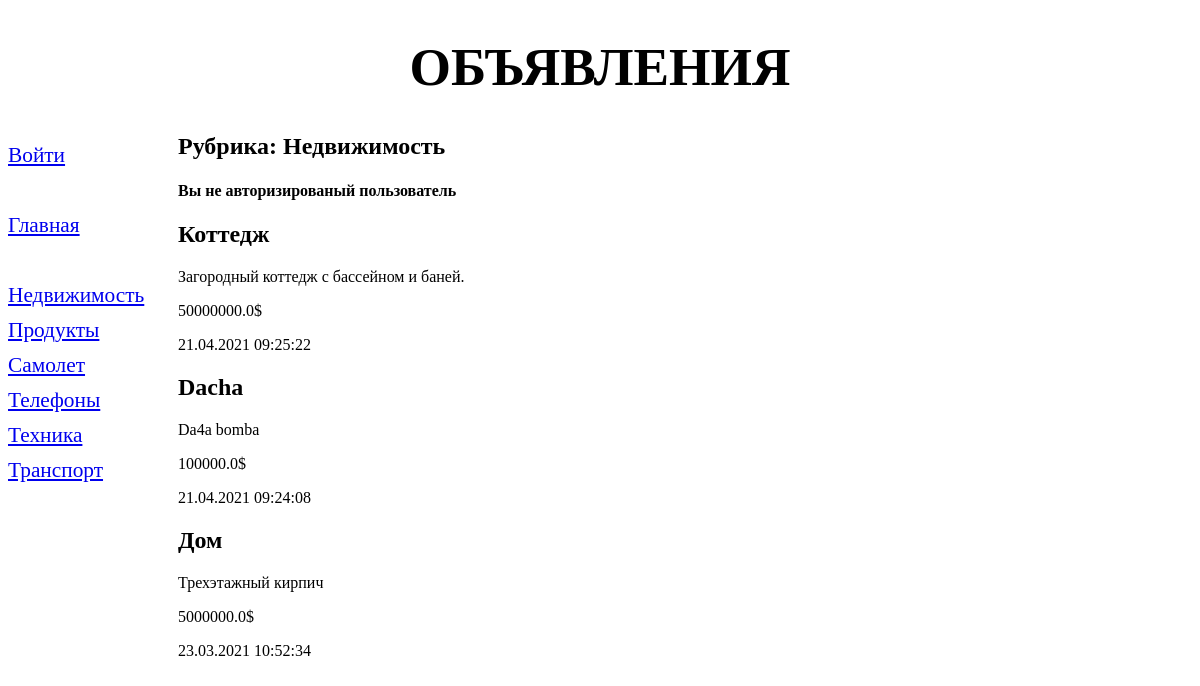
Screenshot of /bboard/1/ with the database file from the repository.
### bboard/models.py (models this page shows, shortened)
class Rubric(models.Model):
    name=models.CharField(max_length=50,verbose_name='Название')
    order=models.SmallIntegerField(default=0,db_index=True)
    class Meta():
        verbose_name='Рубрика'
        verbose_name_plural='Рубрики'
        ordering=['order','name']

class Bb(models.Model):
    title = models.CharField(max_length=50,verbose_name='Товар')
    content = models.TextField(null=True,blank=True,verbose_name='Описание')
    price = models.FloatField(null=True,blank=True,verbose_name='Цена')
    published = models.DateTimeField(auto_now_add=True,db_index=True,verbose_name='Опубликованно')
    rubric = models.ForeignKey('Rubric', null=True,on_delete=models.PROTECT,verbose_name='Рубрика')
    class Meta():
        verbose_name = 'Объявление'
        verbose_name_plural = 'Объявления'
        ordering = ['-published']

### bboard/views.py (the view)
# urls.py: path('<int:rubric_id>/',by_rubric,name='by_rubric'),
def by_rubric(request,rubric_id):
    bbs = Bb.objects.filter(rubric=rubric_id)
    rubrics = Rubric.objects.all()
    current_rubric=Rubric.objects.get(pk=rubric_id) # читаем текущий айди нашей рубрики
    context = {'bbs':bbs,'rubrics':rubrics,'current_rubric':current_rubric}
    return render(request,'bboard/by_rubric.html',context)

### bboard/templates/bboard/by_rubric.html (shortened to what this page needs)
{% extends 'layout/basic.html' %}
{% block content %}
<h2> Рубрика: {{ current_rubric.name }}</h2>
{% if not user.is_authenticated %}
<h4>Вы не авторизированый пользователь</h4>
{% endif %}
{% for bb in bbs %}
<div>
  <h2>{{ bb.title }}</h2>
<p>{{ bb.content }}</p>
  <p>{{bb.price}}$</p>
<p>{{ bb.published|date:"d.m.Y H:i:s" }}</p>
</div>
{% endfor %}
{% endblock %}

### bboard/templates/layout/basic.html (shortened to what this page needs)
{% load static %}
<!DOCTYPE html>
<html lang="en">
<head>
    <link rel="stylesheet"  type="text/css" href="{% static 'style.css' %}">
</head>
<body>
<header>
    <h1>Объявления</h1>
</header>
<nav>
    {% if not user.is_authenticated %}
    <a href="{% url 'login' %}">Войти</a>
    {% else %}
    <a href="{% url 'password_change' %}">Смена пароля</a>
    <br>
    <a href="{% url 'logout' %}">Выйти</a>
    {% endif %}
    <br>
    <a href="{% url 'index' %}">Главная</a>
    <br>
    {% for rubric in rubrics %}
    <a href="{% url 'by_rubric' rubric.pk %}">{{ rubric.name }}</a>
    {% endfor %}
</nav>
<section>
    {% block content %}
    {% endblock %}
</section>
</body>
</html>

### bboard/static/style.css (style rules this page uses)
header h1 { font-size: 40pt; text-transform: uppercase; text-align: center; }
nav { font-size: 16pt; width: 150px; float: left; }
nav a { display: block; margin: 10px 0px; }
section { margin-left: 170px; }

### rows the page displays
Rubric: name "Недвижимость"
Rubric: name "Продукты"
Rubric: name "Самолет"
Rubric: name "Телефоны"
Rubric: name "Техника"
Rubric: name "Транспорт"
Bb: title "Коттедж", content "Загородный коттедж с бассейном и баней.", price "50000000.0", published "21.04.2021 09:25:22"
Bb: title "Dacha", content "Da4a bomba", price "100000.0", published "21.04.2021 09:24:08"
Bb: title "Дом", content "Трехэтажный кирпич", price "5000000.0", published "23.03.2021 10:52:34"
